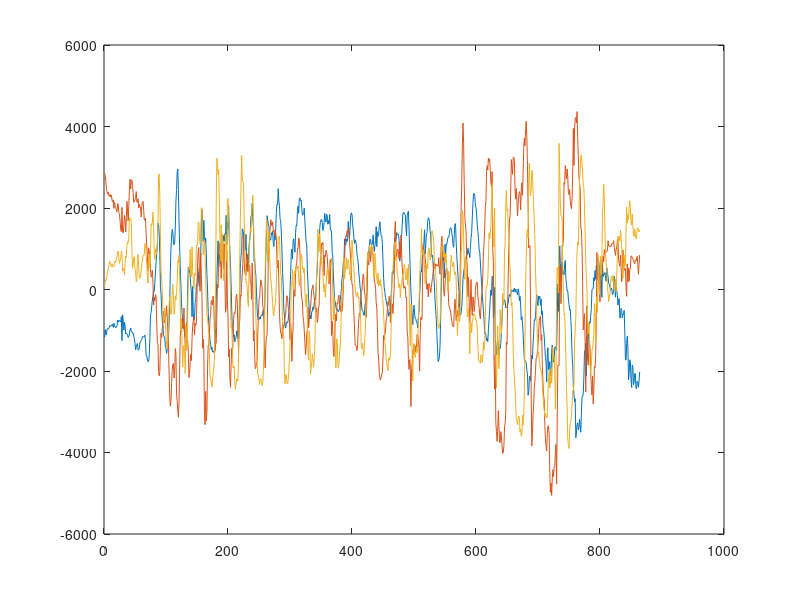

This chart was generated by the following MATLAB code: (Note: this script raises an error after producing the figure.)
clear all
close all
clc

data = csvread('Demo Data.txt');
time = data(:,1)/1000000;
xData = data(:,2);
yData = data(:,3);
zData = data(:,4);

avgDT = (time(end) - time(1)) / length(time)

xData = xData - mean(xData);
yData = yData - mean(yData);
zData = zData - mean(zData);

xVelMean = cumtrapz(xData)./avgDT;
yVelMean = cumtrapz(yData)./avgDT;
zVelMean = cumtrapz(zData)./avgDT;

xPosMean = cumtrapz(xVelMean)./avgDT;
yPosMean = cumtrapz(yVelMean)./avgDT;
zPosMean = cumtrapz(zVelMean)./avgDT;

avgWindow = 8;

figure
plot([xData yData zData])


xAcc = mAvgFilter2(xData,avgWindow);
yAcc = mAvgFilter2(yData,avgWindow);
zAcc = mAvgFilter2(zData,avgWindow);

xVelFilt = cumtrapz(xAcc)./avgDT;
yVelFilt = cumtrapz(yAcc)./avgDT;
zVelFilt = cumtrapz(zAcc)./avgDT;
xPosFilt = cumtrapz(xVelFilt)./avgDT;
yPosFilt = cumtrapz(yVelFilt)./avgDT;
zPosFilt = cumtrapz(zVelFilt)./avgDT;

xJerk = backDiff(xAcc,5);
yJerk = backDiff(yAcc,5);
zJerk = backDiff(zAcc,5);

xJounce = backDiff(xJerk,5);
yJounce = backDiff(yJerk,5);
zJounce = backDiff(zJerk,5);

figure
plot([xAcc yAcc zAcc])
title(['Window Size = ', num2str(avgWindow)])
legend('xAcc','yAcc','zAcc')

figure
plot([zData zAcc])
title(['Raw Data vs Moving Average Filter; window = ', num2str(avgWindow)])

figure
plot([xVelFilt yVelFilt zVelFilt])
title('Velocity')
legend('x','y','z')
figure
plot([xPosFilt yPosFilt zPosFilt])
title('Position')
legend('x','y','z')
figure 
plot([xAcc xJerk xJounce])
title('x Acc, Jerk, Jounce')
legend('a','da','d2a')